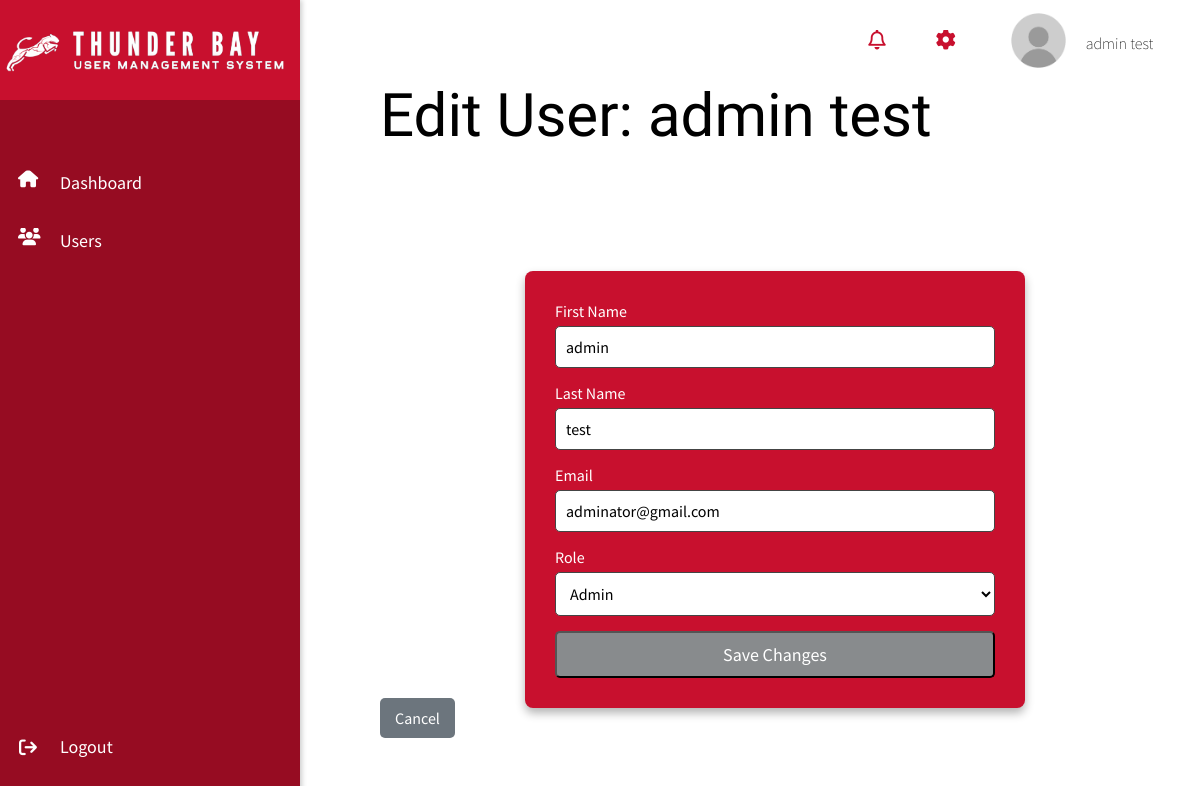
Page /user/6/edit/ (signed in) on the committed database.
### usr_mgmt_app/models.py (models this page shows, shortened)
class UserProfile(AbstractUser):
    ROLE_CHOICES = [
        ('admin', 'Admin'),
        ('moderator', 'Moderator'),
        ('user', 'User'),
    ]
    role = models.CharField(max_length=10, choices=ROLE_CHOICES, default='user')
    is_active = models.BooleanField(default=True)
    created_at = models.DateTimeField(auto_now_add=True)
    updated_at = models.DateTimeField(auto_now=True)
    signature = models.ImageField(upload_to='signatures/', null=True, blank=True)
    groups = models.ManyToManyField(Group, related_name="userprofile_groups", blank=True)
    user_permissions = models.ManyToManyField(Permission, related_name="userprofile_permissions", blank=True)
    class Meta:
        permissions = [
            ("can_read", "Can read data"),
            ("can_edit", "Can edit data"),
            ("can_manage_users", "Can activate/deactivate and delete users"),
            ("can_approve", "Can approve requests"),  # Added new permission
        ]

### usr_mgmt_app/views.py (the view, shortened to what this page needs)
# urls.py: path('user/<int:user_id>/edit/', views.user_edit, name='user_edit'),  # Edit user
@permission_required('usr_mgmt_app.can_edit', raise_exception=True)
def user_edit(request, user_id):
    user = get_object_or_404(UserProfile, id=user_id)
    return render(request, "user_edit.html", {"user": user})

### templates/user_edit.html (shortened to what this page needs)
{% load static %}
<!DOCTYPE html>
<html lang="en">
<head>
    <link rel="stylesheet" href="{% static 'css/dashboard.css' %}">
    <link rel="stylesheet" href="{% static 'css/user_form.css' %}">
</head>
<body>
    <nav class="navbar">
        <div class="navbar-content">
            <i id = "notifications_icon" class="fa-regular fa-bell"></i>
            <i id = "settings_icon" class="fa-solid fa-gear"></i>
            <div class = "navbar_user">
                <img class = "profile_picture" src="{% static 'images/default_profile.png' %}" alt="profile picture">
                <span class = "navbar_username">{{ user.first_name }} {{ user.last_name }}</span>
            </div>
        </div>
    </nav>
    <div class="sidebar">
        <div class = "logoContainer">
            <img class = "logo" src="{% static 'images/logo2.png' %}" alt="logo">
        </div>
        <div class="sidebar-content">
            <i id = "homeicon" class="fa-solid fa-house"></i>
            <i id = "usersicon" class="fa-solid fa-users"></i>
            <a href="{% url 'dashboard' %}">Dashboard</a>
            <a href="{% url 'user_list' %}">Users</a>
        </div>
        <div class="logout-container">
            <a href="{% url 'logout' %}" class="logout-btn">Logout</a>
            <i id = "logoutIcon" class="fa-solid fa-arrow-right-from-bracket"></i>
        </div>
    </div>
    <div class="main-content">
        <h1>Edit User: {{ user.first_name }} {{ user.last_name }}</h1>
        <form method="POST" action="{% url 'user_edit' user.id %}" class="user-form">
            <label for="id_first_name">First Name</label>
            <input type="text" id="id_first_name" name="first_name" value="{{ user.first_name }}" required>
            <label for="id_last_name">Last Name</label>
            <input type="text" id="id_last_name" name="last_name" value="{{ user.last_name }}" required>
            <label for="id_email">Email</label>
            <input type="email" id="id_email" name="email" value="{{ user.email }}" required>
            <label for="id_role">Role</label>
            <select id="id_role" name="role">
                <option value="admin" {% if user.role == 'admin' %}selected{% endif %}>Admin</option>
            </select>
            <button type="submit" class="btn-submit">Save Changes</button>
        </form>
    <a href="{% url 'user_list' %}" class="btn-back">Cancel</a>
    </div>
</body>
</html>

### static/css/dashboard.css (style rules this page uses)
* { margin: 0; padding: 0; box-sizing: border-box; font-family: Source Sans Pro,sans-serif; overflow: hidden; }
body { background: rgb(255,255,255); color: black; overflow-x: hidden; z-index: 1; }
h1 { font-weight: lighter; font-size:60px; font-family: "League Gothic",sans-serif; }
.logoContainer { position: absolute; max-width: 500px; width:100%; max-height:100px; height:100%; top: 0; padding-top:10%; background: rgb(200,16,46); }
.logo { position: relative; max-width: 95%; }
.navbar { padding: 15px 30px; position: fixed; top: 0; left: 300px; right: 0; height: 70px; display: flex; align-items: center; justify-content: space-between; z-index: 1000; flex-direction: row; font-family: Source Sans Pro,sans-serif; }
.navbar-content { display: flex; width: 100%; justify-content: right; align-items: center; flex-grow: 1; flex-direction: row; padding: 10px 0 0 10px; }
.navbar_user { display: flex; flex-direction: row; align-items: center; margin-left: 50px; transition: transform 0.3s ease-in-out; padding-right:2%; }
.navbar_username { padding: 15px 0 10px 15px; font-weight: lighter; }
.profile_picture { max-width: 65px; width:100%; }
#settings_icon { font-size: 20px; margin-left:50px; transition: transform 0.3s ease-in-out; color:rgb(200,16,46); }
#notifications_icon { font-size: 20px; transition: transform 0.3s ease-in-out; color:rgb(200,16,46); }
.main-content { margin-left: 350px; margin-top: 50px; padding: 30px; min-height: 100vh; font-family: Source Sans Pro,sans-serif; }
.sidebar { height: 100vh; width: 300px; position: fixed; top: 0; left: 0; background: rgb(150,12,34); padding-top: 120px; overflow-y: auto; overflow-x: hidden; box-shadow: 2px 0px 5px rgba(0, 0, 0, 0.2); z-index: 1001; justify-content: space-between; display: flex; flex-direction: column; font-family: Source Sans Pro,sans-serif; }
.sidebar-content { flex-grow: 1; display: flex; flex-direction: column; }
.sidebar a { display: block; color: rgba(255, 255, 255); padding: 15px 15px 20px 60px; text-decoration: none; font-size: 18px; transition: background 0.3s ease, color 0.3s ease; z-index:1003; }
#homeicon { font-size: 18px; color: rgb(136, 139, 141); transform: translate(6%,280%); z-index:1002; }
#usersicon { font-size: 18px; color: rgb(255, 255, 255); transform: translate(6%,520%); z-index:1002; }
#logoutIcon { font-size: 18px; color: rgb(255,255,255); z-index:1002; transform: translate(105%,-215%); }
.logout-btn { padding: 10px 20px; text-decoration: none; border-radius: 5px; transition: background 0.3s ease; z-index:1003; }
.main-content { opacity: 0; animation: fadeIn 1s ease-in-out forwards; }
.navbar i, .sidebar i { transition: transform 0.3s ease-in-out; }

### static/css/user_form.css (style rules this page uses)
.main-content { opacity: 0; animation: fadeIn 1s ease-in-out forwards; }
.user-form { background: rgb(200, 16, 46); padding: 30px; border-radius: 8px; max-width: 500px; margin: 0 auto; box-shadow: 0px 5px 10px rgba(0, 0, 0, 0.3); color: white; margin-top: 120px; }
.user-form label { display: block; margin-bottom: 5px; font-size: 16px; }
.user-form input, .user-form select { width: 100%; padding: 10px; margin-bottom: 15px; border: 1px solid #444; border-radius: 5px; background: white; color: black; font-size: 16px; transition: all 0.3s ease-in-out; }
.btn-submit { background: rgb(136, 139, 141); color: white; padding: 10px 15px; text-decoration: none; border-radius: 5px; font-size: 18px; display: block; width: 100%; text-align: center; transition: transform 0.3s ease-in-out; }
.btn-back { background: #6c757d; color: white; padding: 10px 15px; text-decoration: none; border-radius: 5px; font-size: 16px; transition: background 0.3s ease; }
#homeicon { font-size: 18px; color: white; transform: translate(6%,280%); z-index:1002 }
#usersicon { font-size: 18px; color: white; transform: translate(6%,500%); z-index:1002 }

### rows in the picture
UserProfile: first_name "admin", last_name "test", email "adminator@gmail.com", role "Admin"
